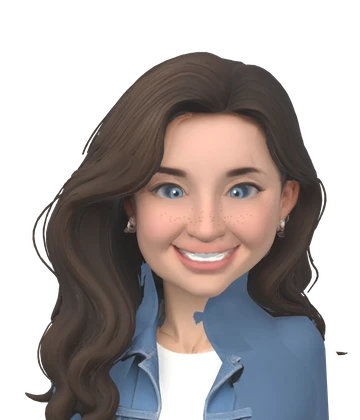
#> input picture tools/character-pipeline/livo/outfits/archive/portraits/livo_denim.webp, 360 x 420 px
$ python hairswatch.py ../outfits/archive/portraits/livo_denim.webp ../outfits/archive/portraits/livo_sporty.webp
#> lines starting #> are read from the running program, lines starting #| are printed output that depends on the picture
# v2 hair: every hair texel not covered by the side picture gets the generated wavy-hair swatch (sharp, clean, dark brown),
# keeping the old texture's large-scale light/shadow. Also cleans the band under the beanie brim.
import numpy as np, sys, os
from PIL import Image
from scipy import ndimage
tin, tout = sys.argv[1], sys.argv[2]
T = np.asarray(Image.open(tin).convert('RGB')).astype(np.float32)
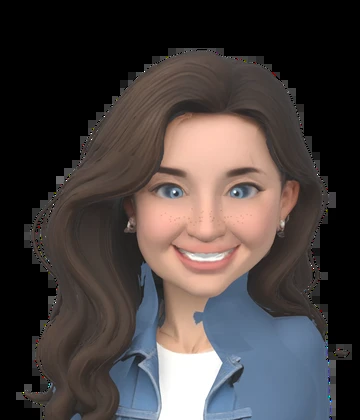
#> T: shape (420, 360, 3) float32; mean R, G, B 71, 63.8, 62.8
#> (the run stopped early here; a loop or call above may not have finished)

$ run again, on tools/character-pipeline/livo/outfits/archive/portraits/livo_stockholm.webp
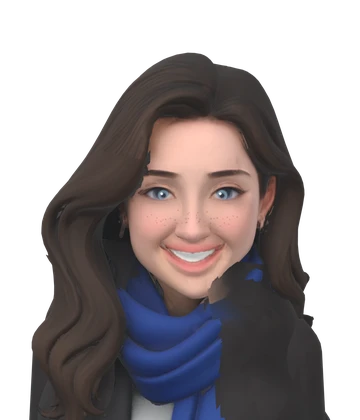
#> input picture tools/character-pipeline/livo/outfits/archive/portraits/livo_stockholm.webp, 360 x 420 px
#> `T = np.asarray(Image.open(tin).convert('RGB')).astype(np.float32)`:
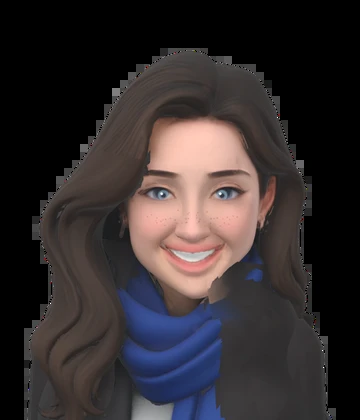
#> T: shape (420, 360, 3) float32; mean R, G, B 52.1, 45.4, 46.6
